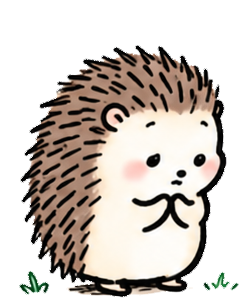
#> input picture assets/care-strip-01.png, 247 x 308 px
$ python -i prepare_assets.py   (imports and definitions only)
#> lines starting #> are read from the running program, lines starting #| are printed output that depends on the picture; after the words box and inside, x2 and y2 are one past the last pixel; in counts of white or black regions, pixels touching at a corner belong together
#> further down, picture is the input picture: PIL image 247x308 RGBA; mean R, G, B, A 200, 192.6, 186.4, 134.3
"""Reproducible, local extraction of the user's original production sheets."""
from pathlib import Path
from PIL import Image, ImageDraw
import cv2
import numpy as np
import json

ROOT=Path(__file__).parent
files=sorted(ROOT.glob('ChatGPT Image*.png'))+[ROOT/name for name in ['Kawaii Hedgehog Hamster Blossom Love.png','Pastel Cherry Blossom Puzzle Asset Sheet.png','Pastel Sakura Hedgehog Puzzle Tiles.png']]
# [1 line not run here, left out]
names=['walk-strip','idle-strip','think-strip','care-strip','handoff-strip','shy-strip',
       'hedgehog-walk','hamster-idle','hedgehog-think','hedgehog-care','duo-handoff','hamster-shy',
       'hedgehog-idle','hedgehog-sad','hedgehog-bow','hedgehog-happy','hamster-walk','hamster-sad',
       'hedgehog-sit','hamster-listen','hamster-receive','hamster-happy','hamster-sit','duo-sit','duo-look',
       'button-start','button-next','button-keep','button-pause','icons-heart','icons-question','tile-style',
       'icons-flower','grass','dialogue','flower','heart','floating-hearts','finger','sparkle','landscape','puzzle-celebrate']
manifest={}; inventory=[]

def transparent(im):
    a=np.array(im.convert('RGB'))
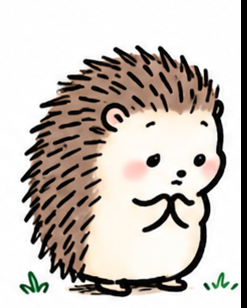
#> a: shape (308, 247, 3); mean R, G, B 200, 192.6, 186.4
    # Only remove white connected to the outside: pale faces and card interiors stay opaque.
    white=((a.min(2)>231)&(a.max(2).astype(int)-a.min(2)<25)).astype('uint8')
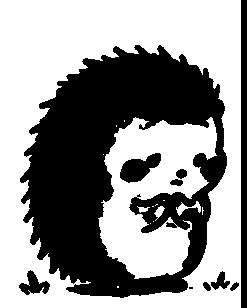
#> white: shape (308, 247); values 0 (black) and 1 (white), 58.2% white; 10 black regions (1 under 20 px), largest, box (x1, y1, x2, y2) and area: (20, 45, 227, 298) 28446, (241, 0, 247, 308) 1848, (120, 153, 161, 183) 710
    n, labels=cv2.connectedComponents(white)
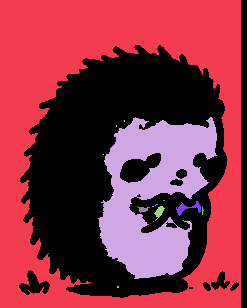
#> labels: shape (308, 247) int32; 16 distinct labels, from 0 to 15; one colour per label, 0 black
#> n = 16
    edge=np.unique(np.concatenate([labels[0],labels[-1],labels[:,0],labels[:,-1]]))
#> edge = [0, 1]
    edge=edge[edge!=0]
#> edge = [1]
    bg=np.isin(labels,edge)
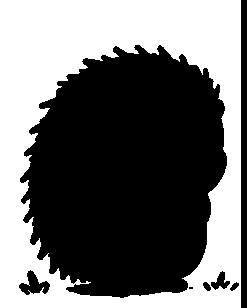
#> bg: shape (308, 247) bool; 43.8% white; 1 white region, box (x1, y1, x2, y2) and area: (0, 0, 241, 308) 33336
    alpha=np.where(bg,0,255).astype('uint8')
    # Anti-alias the outside edge without erasing the hand-drawn outline.
    ring=cv2.dilate(bg.astype('uint8'),np.ones((3,3),np.uint8)).astype(bool)&~bg
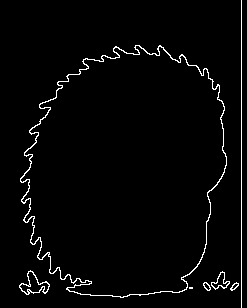
#> ring: shape (308, 247) bool; 2.6% white in thin lines or dots
    alpha[ring]=np.minimum(255,(255-a[ring].min(1))*3).astype('uint8')
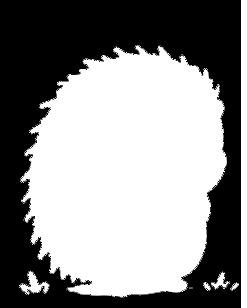
#> alpha: shape (308, 247); min 0, max 255, mean 140.4
    return Image.fromarray(np.dstack([a,alpha]))

def save_sequence(name, crops, source, boxes=None, opaque=False, anchored=False):
    prepared=[c.convert('RGBA') if opaque else transparent(c) for c in crops]
    if anchored:
        # A common scale and ground anchor; never resize individual poses independently.
        aligned=[]; offsets=[]; body_heights=[]
        for c in prepared:
            a=np.array(c)
            n,lab,stats,cent=cv2.connectedComponentsWithStats((a[:,:,3]>100).astype('uint8'))
            main=1+np.argmax(stats[1:,cv2.CC_STAT_AREA])
            x,y,w,h,_=stats[main]; center=x+w/2; floor=c.getbbox()[3]
            body_heights.append(h)
            if name.startswith('duo-'):
                l,t,r,b=c.getbbox(); center=(l+r)/2; floor=b
            offsets.append((-round(center),-int(floor)))
        # One fixed stage across ALL character sheets eliminates size changes on state switches.
        scale=210/float(np.median(body_heights)); W=720 if name.startswith('duo-') else 440; H=400
        for c,(x,y) in zip(prepared,offsets):
            canvas=Image.new('RGBA',(W,H))
            c=c.resize((round(c.width*scale),round(c.height*scale)),Image.Resampling.LANCZOS)
            canvas.alpha_composite(c,(round(W/2+x*scale),round(388+y*scale)))
            aligned.append(canvas)
        prepared=aligned
    # Shared crop across a sequence preserves frame size and proportions.
    b=[c.getbbox() for c in prepared if c.getbbox()]
    common=(0,0,prepared[0].width,prepared[0].height) if anchored else (max(0,min(v[0] for v in b)-5),max(0,min(v[1] for v in b)-5),max(v[2] for v in b)+5,max(v[3] for v in b)+5)
    paths=[]
    for j,c in enumerate(prepared):
        c=c.crop(common)
        path=f'{name}-{j+1:02}.png'; c.save(OUT/path,optimize=True); paths.append('assets/'+path)
    manifest[name]=paths
    inventory.append(dict(name=name,source=source,frames=len(paths),crop_boxes=boxes,transparent=not opaque))

# [13 lines not run here, left out]

# The unframed strips have different spacing; preserve their actual panel boundaries.
strip_bounds=[([0,192,378,560,740,914,1090,1260,1448],440,663),
              ([0,241,482,724,965,1206,1448],445,714),
              ([0,241,482,724,965,1206,1448],425,762),
              ([0,241,482,724,965,1206,1448],420,733),
              ([0,165,319,583,745,862,1077,1270,1448],482,698),
              ([0,241,482,724,965,1206,1448],430,733)]
# [12 lines not run here, left out]
# [1 line that did not run here, left out]
# [1 line that did not run here, left out]
# [15 lines not run here, left out]
# [1 line that did not run here, left out]
# [7 lines not run here, left out]
# Review every extracted sequence on a contrasting ground, including its first/last frames.
items=list(manifest.items())
# [9 lines not run here, left out]

>>> from PIL import Image
>>> picture = Image.open('assets/care-strip-01.png')
>>> result = transparent(picture)

$ run again, on assets/dialogue-09.png
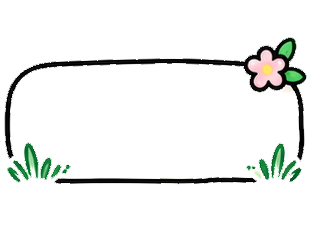
#> input picture assets/dialogue-09.png, 315 x 244 px
#> picture is the input picture: PIL image 315x244 RGBA; mean R, G, B, A 227.2, 228.2, 223.5, 22.7
#> white: shape (244, 315); values 0 (black) and 1 (white), 86.6% white; 15 black regions (6 under 20 px), largest, box (x1, y1, x2, y2) and area: (4, 37, 307, 162) 4824, (0, 0, 315, 244) 2324, (54, 177, 257, 185) 1207
#> in transparent, `n, labels=cv2.connectedComponents(white)`:
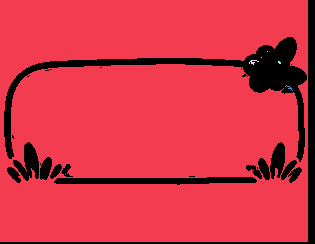
#> labels: shape (244, 315) int32; 8 distinct labels, from 0 to 7; one colour per label, 0 black
#> n = 8
#> in transparent, `edge=np.unique(np.concatenate([labels[0],labels[-1],labels[:,0],labels..`: edge = [0, 1]
#> in transparent, `edge=edge[edge!=0]`: edge = [1]
#> bg: shape (244, 315) bool; 86.5% white; 15 black regions (6 under 20 px), largest, box (x1, y1, x2, y2) and area: (4, 37, 307, 162) 4865, (0, 0, 315, 244) 2324, (54, 177, 257, 185) 1207
#> ring: shape (244, 315) bool; 3.8% white in thin lines or dots
#> in transparent, `return Image.fromarray(np.dstack([a,alpha]))`:
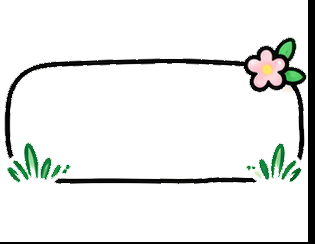
#> returned value: PIL image 315x244 RGBA; mean R, G, B, A 227.2, 228.2, 223.5, 30.4; transparent parts drawn white

$ run again, on assets/duo-handoff-02.png
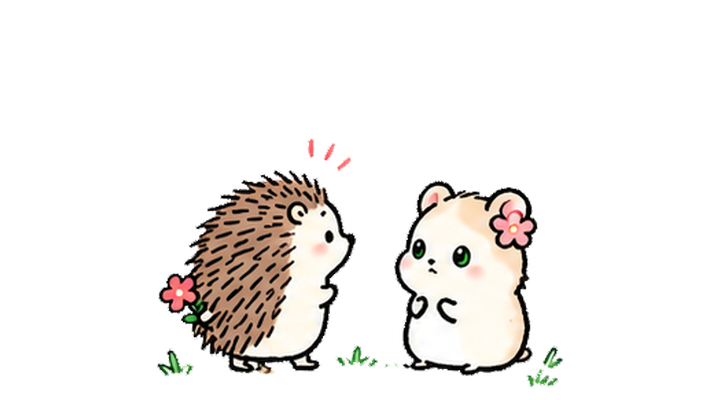
#> input picture assets/duo-handoff-02.png, 720 x 400 px
#> picture is the input picture: PIL image 720x400 RGBA; mean R, G, B, A 33.6, 31, 28.6, 43.6
#> in transparent, `white=((a.min(2)>231)&(a.max(2).astype(int)-a.min(2)<25)).astype('uint..`:
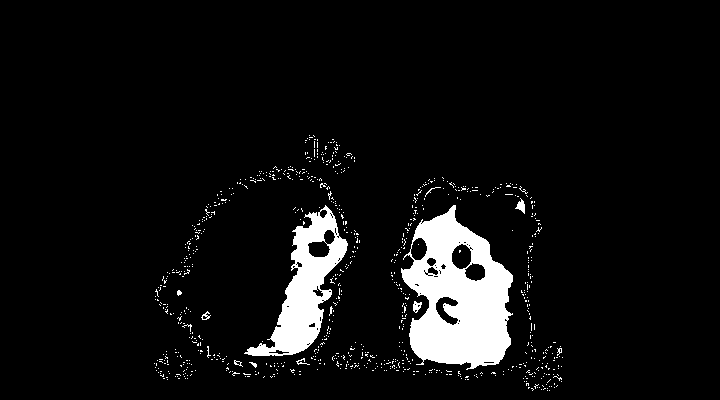
#> white: shape (400, 720); values 0 (black) and 1 (white), 6.5% white; 820 white regions (808 under 20 px), largest, box (x1, y1, x2, y2) and area: (401, 205, 513, 370) 11108, (244, 205, 348, 356) 5452, (515, 198, 525, 214) 79
#> in transparent, `n, labels=cv2.connectedComponents(white)`:
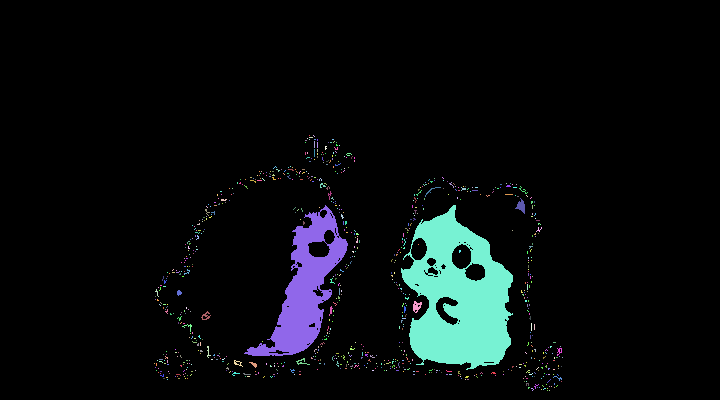
#> labels: shape (400, 720) int32; 821 distinct labels, from 0 to 820; one colour per label, 0 black
#> n = 821
#> in transparent, `edge=np.unique(np.concatenate([labels[0],labels[-1],labels[:,0],labels..`: edge = [0]
#> in transparent, `edge=edge[edge!=0]`: edge = empty array
#> bg: shape (400, 720) bool; every value is 0
#> alpha: shape (400, 720); every value is 255
